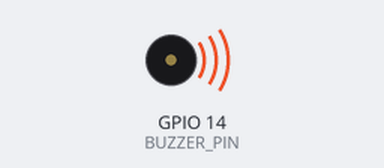
Bench run of a program on a simulated Raspberry Pi (BCM pin numbers). On the bench: buzzer (waves = sounding).

Above: at 0.5 s.
Timing chart, 0 to 18.2 s (numbered marks = the images above):
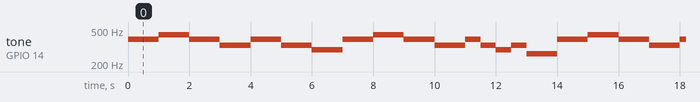

Measured:
- by itself, tone on GPIO 14 (BUZZER_PIN): repeats every 14.0 s: 440 Hz 1.0 s, 2 × (392 Hz 1.0 s, 330 Hz 1.0 s), 294 Hz 1.0 s, 392 Hz 1.0 s, 440 Hz 1.0 s, 392 Hz 1.0 s, 330 Hz 1.0 s, 392 Hz 0.50 s, 330 Hz 0.50 s, 294 Hz 0.50 s, 330 Hz 0.50 s, 262 Hz 1.0 s, 392 Hz 1.0 s

The program:

piezo_buzzer.py
```python
import RPi.GPIO as GPIO
import time

BUZZER_PIN = 14
GPIO.setmode(GPIO.BCM)
GPIO.setup(BUZZER_PIN, GPIO.OUT)

pwm = GPIO.PWM(BUZZER_PIN, 262)
pwm.start(30)

melody = [262, 294, 330, 349, 392, 440, 494, 523]

try:
    while True:
            pwm.ChangeFrequency(melody[4])
            time.sleep(0.5)
            pwm.ChangeFrequency(melody[4])
            time.sleep(0.5)
            pwm.ChangeFrequency(melody[5])
            time.sleep(0.5)
            pwm.ChangeFrequency(melody[5])
            time.sleep(0.5)
            pwm.ChangeFrequency(melody[4])
            time.sleep(0.5)
            pwm.ChangeFrequency(melody[4])
            time.sleep(0.5)
            pwm.ChangeFrequency(melody[2])
            time.sleep(1)
            pwm.ChangeFrequency(melody[4])
            time.sleep(0.5)
            pwm.ChangeFrequency(melody[4])
            time.sleep(0.5)
            pwm.ChangeFrequency(melody[2])
            time.sleep(0.5)
            pwm.ChangeFrequency(melody[2])
            time.sleep(0.5)
            pwm.ChangeFrequency(melody[1])
            time.sleep(1)
            pwm.ChangeFrequency(melody[4])
            time.sleep(0.5)
            pwm.ChangeFrequency(melody[4])
            time.sleep(0.5)
            pwm.ChangeFrequency(melody[5])
            time.sleep(0.5)
            pwm.ChangeFrequency(melody[5])
            time.sleep(0.5)
            pwm.ChangeFrequency(melody[4])
            time.sleep(0.5)
            pwm.ChangeFrequency(melody[4])
            time.sleep(0.5)
            pwm.ChangeFrequency(melody[2])
            time.sleep(1)
            pwm.ChangeFrequency(melody[4])
            time.sleep(0.5)
            pwm.ChangeFrequency(melody[2])
            time.sleep(0.5)
            pwm.ChangeFrequency(melody[1])
            time.sleep(0.5)
            pwm.ChangeFrequency(melody[2])
            time.sleep(0.5)
            pwm.ChangeFrequency(melody[0])
            time.sleep(1)

finally:
    pwm.stop()
    GPIO.cleanup()
```
